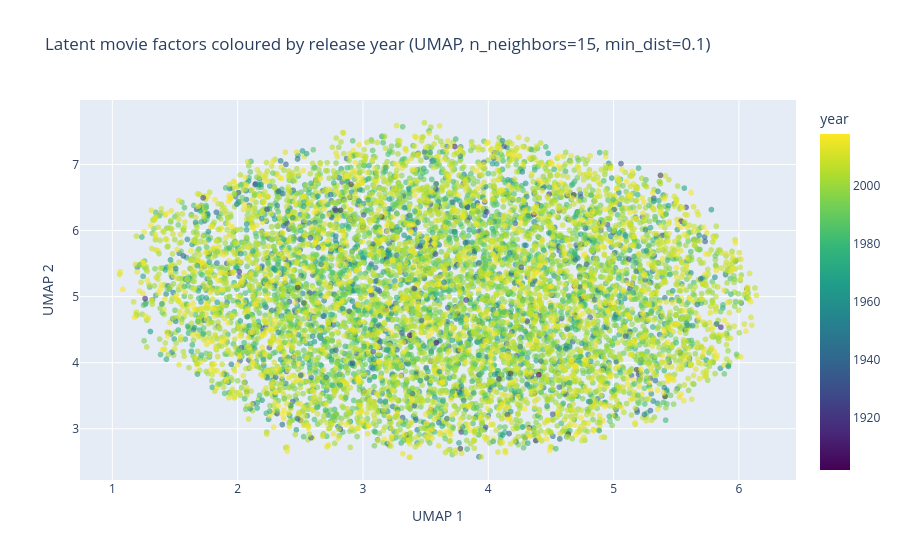
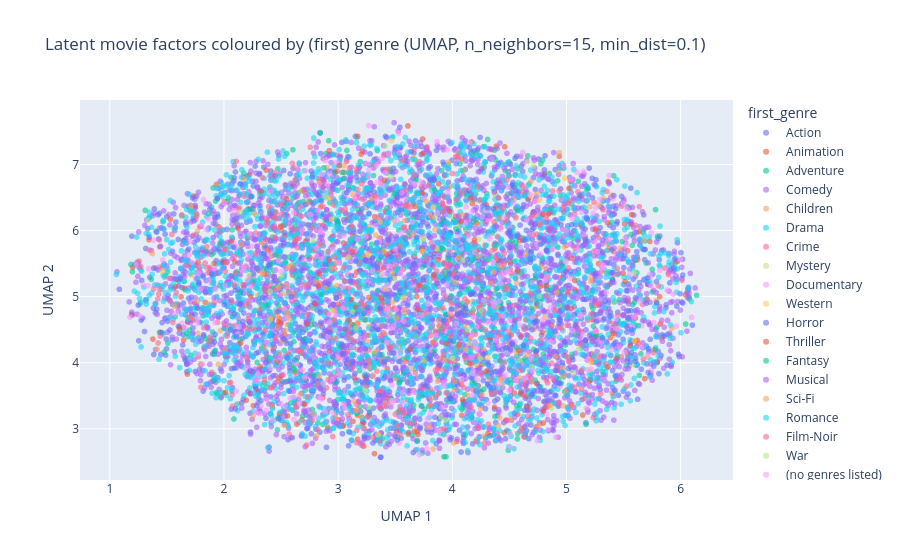
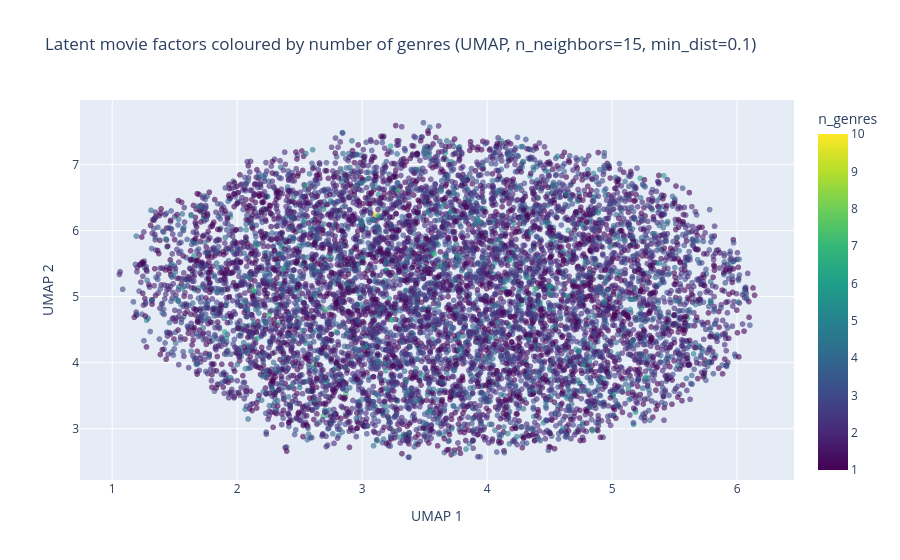
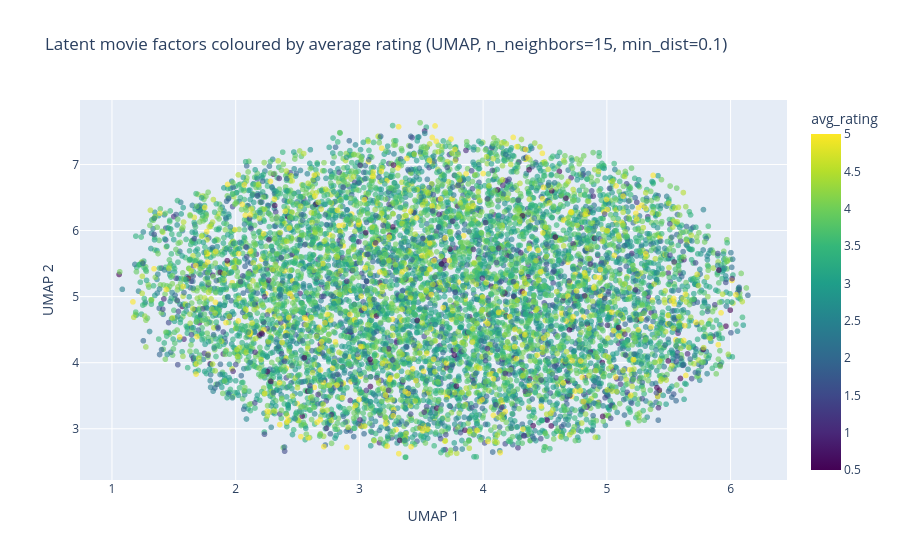

Write notebook code for charts like these, in order.
### Code cell
import plotly.express as px


def umap_plot(info, colour_column, title, continuous=True):
    """Interactive 2D UMAP scatter of the latent movie factors, coloured by one movie attribute."""
    fig = px.scatter(info, x="umap_1", y="umap_2",
                     color=colour_column,
                     hover_name="title",
                     hover_data=["year", "genres", "n_ratings", "avg_rating"],
                     opacity=0.6,
                     color_continuous_scale="Viridis" if continuous else None,
                     labels={"umap_1": "UMAP 1", "umap_2": "UMAP 2", colour_column: colour_column},
                     title=title + " (UMAP, n_neighbors=15, min_dist=0.1)")
    fig.show()


umap_plot(info, "year",          "Latent movie factors coloured by release year")
umap_plot(info, "first_genre",   "Latent movie factors coloured by (first) genre", continuous=False)
umap_plot(info, "n_genres",      "Latent movie factors coloured by number of genres")
umap_plot(info, "avg_rating",    "Latent movie factors coloured by average rating")
umap_plot(info, "log_n_ratings", "Latent movie factors coloured by number of ratings (log10)")

### Figure 1 — Plotly figure (JSON) as saved in the notebook; plotly's stock layout.template omitted (floating-point values rounded to 4 significant figures; data arrays with more than 128 entries replaced by an {"elided": "..."} marker saying what was removed)
{"data": [{"customdata": {"elided": "8558x4 mixed values"}, "hovertemplate": "<b>%{hovertext}</b><br><br>UMAP 1=%{x}<br>UMAP 2=%{y}<br>year=%{marker.color}<br>genres=%{customdata[1]}<br>n_ratings=%{customdata[2]}<br>avg_rating=%{customdata[3]}<extra></extra>", "hovertext": {"elided": "8558 str values"}, "legendgroup": "", "marker": {"color": {"elided": "8558 float values"}, "coloraxis": "coloraxis", "opacity": 0.6, "symbol": "circle"}, "mode": "markers", "name": "", "showlegend": false, "type": "scattergl", "x": {"elided": "8558 float values"}, "xaxis": "x", "y": {"elided": "8558 float values"}, "yaxis": "y"}], "layout": {"coloraxis": {"autocolorscale": false, "colorbar": {"title": {"text": "year"}}, "colorscale": [[0, "#440154"], [0.1111, "#482878"], [0.2222, "#3e4989"], [0.3333, "#31688e"], [0.4444, "#26828e"], [0.5556, "#1f9e89"], [0.6667, "#35b779"], [0.7778, "#6ece58"], [0.8889, "#b5de2b"], [1, "#fde725"]]}, "legend": {"tracegroupgap": 0}, "title": {"text": "Latent movie factors coloured by release year (UMAP, n_neighbors=15, min_dist=0.1)"}, "xaxis": {"anchor": "y", "domain": [0, 1], "title": {"text": "UMAP 1"}}, "yaxis": {"anchor": "x", "domain": [0, 1], "title": {"text": "UMAP 2"}}}}

### Figure 2 — Plotly figure (JSON) as saved in the notebook; plotly's stock layout.template omitted (floating-point values rounded to 4 significant figures; data arrays with more than 128 entries replaced by an {"elided": "..."} marker saying what was removed)
{"data": [{"customdata": {"elided": "1603x4 mixed values"}, "hovertemplate": "<b>%{hovertext}</b><br><br>first_genre=Action<br>UMAP 1=%{x}<br>UMAP 2=%{y}<br>year=%{customdata[0]}<br>genres=%{customdata[1]}<br>n_ratings=%{customdata[2]}<br>avg_rating=%{customdata[3]}<extra></extra>", "hovertext": {"elided": "1603 str values"}, "legendgroup": "Action", "marker": {"color": "#636efa", "opacity": 0.6, "symbol": "circle"}, "mode": "markers", "name": "Action", "showlegend": true, "type": "scattergl", "x": {"elided": "1603 float values"}, "xaxis": "x", "y": {"elided": "1603 float values"}, "yaxis": "y"}, {"customdata": {"elided": "262x4 mixed values"}, "hovertemplate": "<b>%{hovertext}</b><br><br>first_genre=Animation<br>UMAP 1=%{x}<br>UMAP 2=%{y}<br>year=%{customdata[0]}<br>genres=%{customdata[1]}<br>n_ratings=%{customdata[2]}<br>avg_rating=%{customdata[3]}<extra></extra>", "hovertext": {"elided": "262 str values"}, "legendgroup": "Animation", "marker": {"color": "#EF553B", "opacity": 0.6, "symbol": "circle"}, "mode": "markers", "name": "Animation", "showlegend": true, "type": "scattergl", "x": {"elided": "262 float values"}, "xaxis": "x", "y": {"elided": "262 float values"}, "yaxis": "y"}, {"customdata": {"elided": "594x4 mixed values"}, "hovertemplate": "<b>%{hovertext}</b><br><br>first_genre=Adventure<br>UMAP 1=%{x}<br>UMAP 2=%{y}<br>year=%{customdata[0]}<br>genres=%{customdata[1]}<br>n_ratings=%{customdata[2]}<br>avg_rating=%{customdata[3]}<extra></extra>", "hovertext": {"elided": "594 str values"}, "legendgroup": "Adventure", "marker": {"color": "#00cc96", "opacity": 0.6, "symbol": "circle"}, "mode": "markers", "name": "Adventure", "showlegend": true, "type": "scattergl", "x": {"elided": "594 float values"}, "xaxis": "x", "y": {"elided": "594 float values"}, "yaxis": "y"}, {"customdata": {"elided": "2502x4 mixed values"}, "hovertemplate": "<b>%{hovertext}</b><br><br>first_genre=Comedy<br>UMAP 1=%{x}<br>UMAP 2=%{y}<br>year=%{customdata[0]}<br>genres=%{customdata[1]}<br>n_ratings=%{customdata[2]}<br>avg_rating=%{customdata[3]}<extra></extra>", "hovertext": {"elided": "2502 str values"}, "legendgroup": "Comedy", "marker": {"color": "#ab63fa", "opacity": 0.6, "symbol": "circle"}, "mode": "markers", "name": "Comedy", "showlegend": true, "type": "scattergl", "x": {"elided": "2502 float values"}, "xaxis": "x", "y": {"elided": "2502 float values"}, "yaxis": "y"}, {"customdata": {"elided": "178x4 mixed values"}, "hovertemplate": "<b>%{hovertext}</b><br><br>first_genre=Children<br>UMAP 1=%{x}<br>UMAP 2=%{y}<br>year=%{customdata[0]}<br>genres=%{customdata[1]}<br>n_ratings=%{customdata[2]}<br>avg_rating=%{customdata[3]}<extra></extra>", "hovertext": {"elided": "178 str values"}, "legendgroup": "Children", "marker": {"color": "#FFA15A", "opacity": 0.6, "symbol": "circle"}, "mode": "markers", "name": "Children", "showlegend": true, "type": "scattergl", "x": {"elided": "178 float values"}, "xaxis": "x", "y": {"elided": "178 float values"}, "yaxis": "y"}, {"customdata": {"elided": "1937x4 mixed values"}, "hovertemplate": "<b>%{hovertext}</b><br><br>first_genre=Drama<br>UMAP 1=%{x}<br>UMAP 2=%{y}<br>year=%{customdata[0]}<br>genres=%{customdata[1]}<br>n_ratings=%{customdata[2]}<br>avg_rating=%{customdata[3]}<extra></extra>", "hovertext": {"elided": "1937 str values"}, "legendgroup": "Drama", "marker": {"color": "#19d3f3", "opacity": 0.6, "symbol": "circle"}, "mode": "markers", "name": "Drama", "showlegend": true, "type": "scattergl", "x": {"elided": "1937 float values"}, "xaxis": "x", "y": {"elided": "1937 float values"}, "yaxis": "y"}, {"customdata": {"elided": "482x4 mixed values"}, "hovertemplate": "<b>%{hovertext}</b><br><br>first_genre=Crime<br>UMAP 1=%{x}<br>UMAP 2=%{y}<br>year=%{customdata[0]}<br>genres=%{customdata[1]}<br>n_ratings=%{customdata[2]}<br>avg_rating=%{customdata[3]}<extra></extra>", "hovertext": {"elided": "482 str values"}, "legendgroup": "Crime", "marker": {"color": "#FF6692", "opacity": 0.6, "symbol": "circle"}, "mode": "markers", "name": "Crime", "showlegend": true, "type": "scattergl", "x": {"elided": "482 float values"}, "xaxis": "x", "y": {"elided": "482 float values"}, "yaxis": "y"}, {"customdata": {"elided": "43x4 mixed values"}, "hovertemplate": "<b>%{hovertext}</b><br><br>first_genre=Mystery<br>UMAP 1=%{x}<br>UMAP 2=%{y}<br>year=%{customdata[0]}<br>genres=%{customdata[1]}<br>n_ratings=%{customdata[2]}<br>avg_rating=%{customdata[3]}<extra></extra>", "hovertext": ["Just Cause (1995)", "Twelve Monkeys (a.k.a. 12 Monkeys) (1995)", "Seven (a.k.a. Se7en) (1995)", "Absolute Power (1997)", "Rear Window (1954)", "Spellbound (1945)", "Underneath (1995)", "Dead Again (1991)", "Mortal Thoughts (1991)", "Jennifer 8 (1992)", "Pacific Heights (1990)", "Stepford Wives, The (1975)", "Saboteur (1942)", "Eyes of Laura Mars (1978)", "Memento (2000)", "Vanilla Sky (2001)", "Masquerade (1988)", "Vanishing, The (1993)", "True Crime (1996)", "Dressed to Kill (1980)", "Andromeda Strain, The (1971)", "Shattered (1991)", "Seconds (1966)", "Secret Window (2004)", "Maltese Falcon, The (a.k.a. Dangerous Female) (1931)", "Truth About Charlie, The (2002)", "Blow Out (1981)", "Old Boy (2003)", "Sherlock Holmes: The Woman in Green (1945)", "Stage Fright (1950)", "Body Double (1984)", "Fear X (2003)", "Bunny Lake Is Missing (1965)", "District 9 (2009)", "Buried (2010)", "Super 8 (2011)", "Raven, The (2012)", "Exam (2009)", "Enemy (2013)", "The Boy Next Door (2015)", "Narcopolis (2014)", "Inferno (2016)", "Death Note Rewrite: Genshisuru Kami (2007)"], "legendgroup": "Mystery", "marker": {"color": "#B6E880", "opacity": 0.6, "symbol": "circle"}, "mode": "markers", "name": "Mystery", "showlegend": true, "type": "scattergl", "x": [4.134, 2.938, 4.691, 3.464, 3.23, 4.991, 4.294, 4.098, 3.866, 4.002, 4.763, 5.579, 3.848, 4.251, 2.142, 2.22, 5.592, 2.406, 4.869, 4.245, 3.99, 3.384, 3.155, 5.201, 4.148, 5.108, 5.056, 3.267, 3.49, 2.506, 3.461, 4.23, 3.9, 3.449, 3.943, 3.129, 3.412, 4.588, 4.712, 3.235, 4.762, 4.697, 4.658], "xaxis": "x", "y": [4.5, 4.798, 6.524, 3.424, 6.328, 5.533, 6.316, 5.554, 5.724, 4.07, 4.893, 3.972, 6.197, 4.787, 6.28, 5.33, 5.355, 4.646, 3.311, 4.07, 4.972, 5.322, 4.524, 3.886, 4.292, 4.209, 3.849, 3.326, 5.274, 5.318, 6.811, 5.866, 3.171, 4.731, 3.132, 4.77, 7.278, 4.035, 6.981, 3.581, 5.004, 3.94, 7.036], "yaxis": "y"}, {"customdata": {"elided": "337x4 mixed values"}, "hovertemplate": "<b>%{hovertext}</b><br><br>first_genre=Documentary<br>UMAP 1=%{x}<br>UMAP 2=%{y}<br>year=%{customdata[0]}<br>genres=%{customdata[1]}<br>n_ratings=%{customdata[2]}<br>avg_rating=%{customdata[3]}<extra></extra>", "hovertext": {"elided": "337 str values"}, "legendgroup": "Documentary", "marker": {"color": "#FF97FF", "opacity": 0.6, "symbol": "circle"}, "mode": "markers", "name": "Documentary", "showlegend": true, "type": "scattergl", "x": {"elided": "337 float values"}, "xaxis": "x", "y": {"elided": "337 float values"}, "yaxis": "y"}, {"customdata": [[1994, "Western", 6, 2.5], [1994, "Western", 19, 3.053], [1995, "Western", 3, 3.333], [1966, "Western", 1, 3], [1972, "Western", 3, 4], [1973, "Western", 10, 4.1], [1970, "Western", 20, 4.025], [1985, "Western", 7, 3.786], [1959, "Western", 3, 3.667], [1961, "Western", 1, 3], [1969, "Western", 1, 3], [1967, "Western", 1, 3], [1966, "Western", 1, 4], [1980, "Western", 1, 4], [2003, "Western", 8, 4], [1949, "Western", 1, 3], [1973, "Western", 2, 3.75], [2008, "Western", 1, 3], [2010, "Western", 20, 3.85], [1936, "Western", 1, 3.5], [1950, "Western", 1, 4], [2015, "Western", 14, 3.821], [2014, "Western", 1, 2.5]], "hovertemplate": "<b>%{hovertext}</b><br><br>first_genre=Western<br>UMAP 1=%{x}<br>UMAP 2=%{y}<br>year=%{customdata[0]}<br>genres=%{customdata[1]}<br>n_ratings=%{customdata[2]}<br>avg_rating=%{customdata[3]}<extra></extra>", "hovertext": ["Bad Girls (1994)", "Wyatt Earp (1994)", "Wild Bill (1995)", "Alvarez Kelly (1966)", "Jeremiah Johnson (1972)", "High Plains Drifter (1973)", "Little Big Man (1970)", "Pale Rider (1985)", "Rio Bravo (1959)", "One-Eyed Jacks (1961)", "Mackenna's Gold (1969)", "Hombre (1967)", "Nevada Smith (1966)", "Tom Horn (1980)", "Open Range (2003)", "She Wore a Yellow Ribbon (1949)", "Pat Garrett and Billy the Kid (1973)", "Appaloosa (2008)", "True Grit (2010)", "Winds of the Wasteland (1936)", "Winchester '73 (1950)", "The Hateful Eight (2015)", "The Dark Valley (2014)"], "legendgroup": "Western", "marker": {"color": "#FECB52", "opacity": 0.6, "symbol": "circle"}, "mode": "markers", "name": "Western", "showlegend": true, "type": "scattergl", "x": [3.09, 3.368, 4.766, 4.985, 3.598, 4.311, 3.415, 2.499, 3.571, 4.367, 3.744, 4.935, 5.213, 2.962, 2.942, 3.269, 5.596, 3.468, 3.571, 3.833, 3.35, 2.268, 1.461], "xaxis": "x", "y": [5.597, 6.131, 6.462, 6.795, 5.901, 4.076, 5.11, 5.176, 4.981, 6.556, 5.877, 4.869, 3.998, 4.784, 6.173, 5.626, 4.332, 7.357, 4.016, 6.354, 2.91, 6.257, 5.388], "yaxis": "y"}, {"customdata": {"elided": "348x4 mixed values"}, "hovertemplate": "<b>%{hovertext}</b><br><br>first_genre=Horror<br>UMAP 1=%{x}<br>UMAP 2=%{y}<br>year=%{customdata[0]}<br>genres=%{customdata[1]}<br>n_ratings=%{customdata[2]}<br>avg_rating=%{customdata[3]}<extra></extra>", "hovertext": {"elided": "348 str values"}, "legendgroup": "Horror", "marker": {"color": "#636efa", "opacity": 0.6, "symbol": "circle"}, "mode": "markers", "name": "Horror", "showlegend": true, "type": "scattergl", "x": {"elided": "348 float values"}, "xaxis": "x", "y": {"elided": "348 float values"}, "yaxis": "y"}, {"customdata": {"elided": "80x4 mixed values"}, "hovertemplate": "<b>%{hovertext}</b><br><br>first_genre=Thriller<br>UMAP 1=%{x}<br>UMAP 2=%{y}<br>year=%{customdata[0]}<br>genres=%{customdata[1]}<br>n_ratings=%{customdata[2]}<br>avg_rating=%{customdata[3]}<extra></extra>", "hovertext": ["Fugitive, The (1993)", "Jade (1995)", "Blink (1994)", "Red Rock West (1992)", "Sliver (1993)", "Malice (1993)", "Hideaway (1995)", "Fear (1996)", "Sleepers (1996)", "Cape Fear (1991)", "Shadow Conspiracy (1997)", "Frenzy (1972)", "Perfect Murder, A (1998)", "Safe (1995)", "Odessa File, The (1974)", "Bone Collector, The (1999)", "Skulls, The (2000)", "Arlington Road (1999)", "Dead Calm (1989)", "Eye of the Beholder (1999)", "In Crowd, The (2000)", "Dead Zone, The (1983)", "Crush, The (1993)", "Stranger in the House (1997)", "Hush (1998)", "Ipcress File, The (1965)", "Seven Days in May (1964)", "Best Seller (1987)", "Sabotage (1936)", "Gift, The (2000)", "Coma (1978)", "I Saw What You Did (1965)", "15 Minutes (2001)", "Don't Say a Word (2001)", "Fourth Protocol, The (1987)", "Felicia's Journey (1999)", "Panic Room (2002)", "High Crimes (2002)", "Glass House, The (2001)", "Topaz (1969)", "Tightrope (1984)", "Torn Curtain (1966)", "Intact (Intacto) (2001)", "Spartan (2004)", "Eye, The (Gin gwai) (Jian gui) (2002)", "Manchurian Candidate, The (2004)", "Strangeland (1998)", "Secret Agent (1936)", "Stay (2005)", "I Confess (1953)", "Domestic Disturbance (2001)", "Twisted (2004)", "Bless the Child (2000)", "Cop (1988)", "Across the Hall (2009)", "Best Offer, The (Migliore offerta, La) (2013)", "Felony (2013)", "Bad Karma (2012)", "Spotlight (2015)", "The Loft (2014)", "Return to Sender (2015)", "10 Cloverfield Lane (2016)", "Standoff (2016)", "The Maid's Room (2014)", "Don't Breathe (2016)", "Swimfan (2002)", "Careful What You Wish For (2015)", "Elle (2016)", "Colonia (2016)", "Who Am I (Kein System Ist Sicher) (2014)", "Mojave (2015)", "American Fable (2017)", "Tiger Raid (2016)", "Miss Sloane (2016)", "Atomic Blonde (2017)", "The Girl on the Train (2016)", "Hush (2016)", "A Most Wanted Man (2014)", "Kill Me Three Times (2014)", "The Thinning (2016)"], "legendgroup": "Thriller", "marker": {"color": "#EF553B", "opacity": 0.6, "symbol": "circle"}, "mode": "markers", "name": "Thriller", "showlegend": true, "type": "scattergl", "x": [3.881, 2.731, 1.61, 2.638, 5.043, 2.065, 3.377, 3.947, 4.077, 4.843, 2.55, 2.556, 3.84, 4.194, 3.269, 4.09, 4.175, 3.423, 4.6, 4.798, 3.407, 3.674, 3.701, 3.155, 5.496, 4.59, 2.0, 2.477, 1.913, 4.581, 3.01, 3.976, 2.827, 1.647, 2.146, 4.825, 4.313, 5.072, 2.499, 3.098, 3.201, 5.044, 4.059, 2.99, 4.157, 3.631, 2.465, 2.326, 3.877, 5.254, 5.513, 5.363, 2.924, 2.835, 5.571, 5.639, 4.296, 2.096, 2.481, 5.021, 4.572, 3.128, 3.709, 5.686, 2.923, 3.172, 3.699, 4.771, 2.124, 5.012, 4.152, 4.792, 3.118, 5.409, 3.743, 2.707, 2.799, 4.797, 2.013, 2.234], "xaxis": "x", "y": [6.706, 4.585, 4.515, 3.072, 4.822, 5.841, 4.979, 4.292, 6.135, 6.253, 6.482, 3.196, 5.323, 5.86, 4.986, 3.441, 6.409, 5.639, 3.54, 3.268, 6.76, 6.366, 4.81, 4.838, 5.355, 5.847, 5.524, 4.618, 5.503, 4.185, 6.982, 6.292, 5.166, 4.341, 4.297, 5.163, 2.927, 5.244, 6.067, 4.643, 7.156, 5.58, 4.275, 6.898, 6.482, 4.204, 4.012, 6.595, 5.56, 6.011, 5.229, 3.935, 5.553, 5.343, 6.242, 5.986, 3.869, 5.528, 3.768, 6.638, 5.384, 5.678, 5.17, 3.759, 7.21, 7.426, 2.911, 5.158, 6.03, 5.074, 3.986, 6.248, 4.957, 4.445, 7.167, 3.369, 4.889, 3.087, 3.546, 4.999], "yaxis": "y"}, {"customdata": {"elided": "35x4 mixed values"}, "hovertemplate": "<b>%{hovertext}</b><br><br>first_genre=Fantasy<br>UMAP 1=%{x}<br>UMAP 2=%{y}<br>year=%{customdata[0]}<br>genres=%{customdata[1]}<br>n_ratings=%{customdata[2]}<br>avg_rating=%{customdata[3]}<extra></extra>", "hovertext": ["Prophecy, The (1995)", "Candyman: Farewell to the Flesh (1995)", "Dracula (Bram Stoker's Dracula) (1992)", "Brazil (1985)", "Tales from the Darkside: The Movie (1990)", "Sleepy Hollow (1999)", "Ninth Gate, The (1999)", "Evil Dead, The (1981)", "Last Wave, The (1977)", "Made in Heaven (1987)", "Queen of the Damned (2002)", "Videodrome (1983)", "Brigadoon (1954)", "Paperhouse (1988)", "Children of Dune (2003)", "Silent Hill (2006)", "Topo, El (1970)", "Night Listener, The (2006)", "Twilight Zone: The Movie (1983)", "Nightbreed (1990)", "Snow White (1916)", "Twilight Saga: Eclipse, The (2010)", "Andalusian Dog, An (Chien andalou, Un) (1929)", "Troll 2 (1990)", "7 Faces of Dr. Lao (1964)", "Red Riding Hood (2011)", "Insidious (2010)", "Troll Hunter, The (Trolljegeren) (2010)", "Solace (2015)", "Fantastic Beasts and Where to Find Them (2016)", "Nightmare on Elm Street, A (2010)", "Insidious: Chapter 3 (2015)", "The Dark Tower (2017)", "Beauty and the Beast (2017)", "Miss Peregrine's Home for Peculiar Children (2016)"], "legendgroup": "Fantasy", "marker": {"color": "#00cc96", "opacity": 0.6, "symbol": "circle"}, "mode": "markers", "name": "Fantasy", "showlegend": true, "type": "scattergl", "x": [3.753, 4.511, 2.377, 1.962, 1.864, 3.846, 5.179, 2.857, 4.032, 3.391, 4.836, 2.874, 2.274, 3.077, 3.911, 3.492, 3.536, 5.751, 3.965, 2.788, 4.568, 2.087, 2.234, 4.963, 5.63, 4.258, 1.185, 3.428, 5.566, 3.846, 5.779, 3.035, 5.104, 1.911, 3.906], "xaxis": "x", "y": [5.147, 3.68, 4.871, 5.798, 6.255, 6.616, 6.623, 5.026, 6.029, 5.706, 5.099, 6.948, 4.791, 7.213, 5.735, 6.566, 3.701, 5.412, 5.563, 3.809, 6.303, 3.148, 6.322, 5.469, 4.561, 5.11, 5.487, 6.343, 5.939, 4.189, 4.201, 6.879, 6.743, 3.723, 6.905], "yaxis": "y"}, {"customdata": [[1965, "Musical|Romance", 54, 3.861], [1951, "Musical|Romance", 8, 3.75], [1958, "Musical|Romance|War", 7, 3.857], [1975, "Musical", 2, 3.5], [1944, "Musical", 8, 4], [1958, "Musical", 4, 3], [1964, "Musical", 2, 3.75], [1995, "Musical", 2, 4], [1984, "Musical", 2, 1.25], [1957, "Musical", 1, 3.5], [1946, "Musical", 1, 3.5], [1949, "Musical", 1, 3], [1929, "Musical", 1, 3], [1955, "Musical|Romance|Western", 2, 4.5], [1948, "Musical|Romance", 3, 3.333], [2003, "Musical|Romance", 3, 0.8333], [1933, "Musical", 1, 3.5], [1962, "Musical", 1, 0.5], [1951, "Musical", 1, 4.5]], "hovertemplate": "<b>%{hovertext}</b><br><br>first_genre=Musical<br>UMAP 1=%{x}<br>UMAP 2=%{y}<br>year=%{customdata[0]}<br>genres=%{customdata[1]}<br>n_ratings=%{customdata[2]}<br>avg_rating=%{customdata[3]}<extra></extra>", "hovertext": ["Sound of Music, The (1965)", "American in Paris, An (1951)", "South Pacific (1958)", "Tommy (1975)", "Meet Me in St. Louis (1944)", "Gigi (1958)", "Unsinkable Molly Brown, The (1964)", "Fantasticks, The (1995)", "Breakin' 2: Electric Boogaloo (1984)", "Silk Stockings (1957)", "Jolson Story, The (1946)", "Inspector General, The (1949)", "Broadway Melody, The (1929)", "Oklahoma! (1955)", "Easter Parade (1948)", "From Justin to Kelly (2003)", "Gold Diggers of 1933 (1933)", "Gypsy (1962)", "Happy Go Lovely (1951)"], "legendgroup": "Musical", "marker": {"color": "#ab63fa", "opacity": 0.6, "symbol": "circle"}, "mode": "markers", "name": "Musical", "showlegend": true, "type": "scattergl", "x": [4.863, 4.367, 4.395, 2.156, 4.383, 3.831, 2.276, 2.604, 5.331, 2.571, 3.189, 2.979, 3.971, 4.873, 4.444, 1.706, 4.263, 4.318, 3.647], "xaxis": "x", "y": [5.576, 6.585, 6.712, 3.314, 6.063, 5.75, 3.731, 6.939, 6.209, 6.114, 4.192, 4.571, 6.433, 3.455, 6.658, 4.604, 5.444, 6.223, 5.216], "yaxis": "y"}, {"customdata": {"elided": "49x4 mixed values"}, "hovertemplate": "<b>%{hovertext}</b><br><br>first_genre=Sci-Fi<br>UMAP 1=%{x}<br>UMAP 2=%{y}<br>year=%{customdata[0]}<br>genres=%{customdata[1]}<br>n_ratings=%{customdata[2]}<br>avg_rating=%{customdata[3]}<extra></extra>", "hovertext": ["Island of Dr. Moreau, The (1996)", "Sphere (1998)", "2010: The Year We Make Contact (1984)", "Mission to Mars (2000)", "Meteor (1979)", "Runaway (1984)", "Earth vs. the Flying Saucers (1956)", "Battle Beyond the Stars (1980)", "Incredible Shrinking Man, The (1957)", "Time After Time (1979)", "When Worlds Collide (1951)", "Beginning of the End (1957)", "Retroactive (1997)", "Boy and His Dog, A (1975)", "This Island Earth (1955)", "Final Cut, The (2004)", "Robinson Crusoe on Mars (1964)", "It Came from Outer Space (1953)", "Stargate: Continuum (2008)", "Timecrimes (Cronocrímenes, Los) (2007)", "Android (1982)", "Limitless (2011)", "Contagion (2011)", "Skyline (2010)", "20 Million Miles to Earth (1957)", "Alien from L.A. (1988)", "Amazing Transparent Man, The (1960)", "Angry Red Planet, The (1959)", "Atomic Submarine, The (1959)", "Push (2009)", "Sharknado (2013)", "Dawn of the Planet of the Apes (2014)", "Interstellar (2014)", "Autómata (Automata) (2014)", "Signal, The (2014)", "Project Almanac (2015)", "Doctor Who: The Runaway Bride (2007)", "Babylon 5: The Legend of the Rangers: To Live and Die in Starlight (2002)", "Babylon 5: The Lost Tales - Voices in the Dark (2007)", "Arrival (2016)", "Doctor Who: A Christmas Carol (2010)", "ARQ (2016)", "Blade Runner 2049 (2017)", "Seven Sisters (2017)", "Babylon 5: The Gathering (1993)", "Babylon 5", "The Darkest Minds (2018)", "Paradox (2010)", "Cargo (2009)"], "legendgroup": "Sci-Fi", "marker": {"color": "#FFA15A", "opacity": 0.6, "symbol": "circle"}, "mode": "markers", "name": "Sci-Fi", "showlegend": true, "type": "scattergl", "x": [4.425, 2.782, 3.273, 3.476, 4.117, 2.835, 4.087, 4.26, 3.136, 3.871, 2.57, 4.225, 1.77, 3.771, 2.521, 2.41, 2.174, 1.95, 5.469, 3.811, 4.689, 3.17, 1.415, 1.568, 1.767, 2.942, 3.159, 5.218, 2.423, 3.816, 4.857, 2.529, 3.511, 4.058, 3.4, 4.364, 4.02, 1.372, 3.474, 3.204, 4.024, 2.255, 2.332, 3.327, 2.89, 2.48, 4.414, 2.549, 3.748], "xaxis": "x", "y": [3.739, 3.224, 3.928, 4.916, 4.201, 3.797, 6.24, 3.517, 3.421, 3.718, 4.669, 5.609, 4.447, 6.446, 5.046, 4.681, 6.782, 3.975, 5.73, 6.214, 6.743, 4.608, 4.204, 4.852, 5.985, 5.432, 3.275, 4.045, 3.351, 3.463, 3.358, 3.048, 4.676, 5.597, 5.692, 5.377, 3.71, 5.652, 5.368, 3.184, 5.212, 3.195, 5.353, 4.167, 5.131, 5.137, 5.471, 4.761, 4.028], "yaxis": "y"}, {"customdata": [[1996, "Romance", 1, 4], [1997, "Romance|Thriller", 5, 3.4], [1999, "Romance", 2, 4], [1998, "Romance", 14, 2.964], [1958, "Romance|Western", 2, 3.25], [1984, "Romance", 2, 2], [2000, "Romance|Western", 3, 2.833], [1995, "Romance", 1, 3], [1998, "Romance", 1, 4], [2001, "Romance|Thriller", 6, 3.25], [1987, "Romance|Sci-Fi", 2, 2.25], [2000, "Romance", 2, 1.75], [1997, "Romance", 1, 1], [2000, "Romance|Sci-Fi", 3, 4], [2001, "Romance|Thriller", 4, 1.625], [1996, "Romance|War", 1, 2.5], [2002, "Romance|Thriller", 1, 4], [2002, "Romance", 1, 5], [1950, "Romance|Western", 1, 3.5], [2002, "Romance|Thriller", 1, 4.5], [1932, "Romance|War", 1, 3], [2004, "Romance", 3, 3.333], [2002, "Romance", 1, 1.5], [2006, "Romance", 6, 2.917], [2004, "Romance", 1, 5], [2011, "Romance|Sci-Fi|Thriller", 16, 3.312], [2015, "Romance", 1, 1.5], [2016, "Romance", 1, 2]], "hovertemplate": "<b>%{hovertext}</b><br><br>first_genre=Romance<br>UMAP 1=%{x}<br>UMAP 2=%{y}<br>year=%{customdata[0]}<br>genres=%{customdata[1]}<br>n_ratings=%{customdata[2]}<br>avg_rating=%{customdata[3]}<extra></extra>", "hovertext": ["Hustler White (1996)", "Life Less Ordinary, A (1997)", "Message in a Bottle (1999)", "Meet Joe Black (1998)", "Big Country, The (1958)", "Against All Odds (1984)", "Claim, The (2000)", "Jack and Sarah (1995)", "Autumn Tale, An (Conte d'automne) (1998)", "Enigma (2001)", "Cherry 2000 (1987)", "House of Mirth, The (2000)", "Fall (1997)", "Happy Accidents (2000)", "Angel Eyes (2001)", "In Love and War (1996)", "And Now... Ladies and Gentlemen... (2002)", "Open Hearts (Elsker dig for evigt) (2002)", "Rio Grande (1950)", "He Loves Me... He Loves Me Not (À la folie... pas du tout) (2002)", "Farewell to Arms, A (1932)", "Dirty Dancing: Havana Nights (2004)", "Brown Sugar (2002)", "Paris, I Love You (Paris, je t'aime) (2006)", "Raise Your Voice (2004)", "Adjustment Bureau, The (2011)", "'Tis the Season for Love (2015)", "Anything for Love (2016)"], "legendgroup": "Romance", "marker": {"color": "#19d3f3", "opacity": 0.6, "symbol": "circle"}, "mode": "markers", "name": "Romance", "showlegend": true, "type": "scattergl", "x": [4.366, 2.998, 3.927, 4.923, 5.179, 3.583, 3.318, 3.523, 3.932, 4.372, 2.775, 6.003, 3.302, 2.364, 4.656, 2.596, 3.325, 2.263, 3.506, 3.519, 3.185, 3.643, 5.961, 3.779, 3.589, 2.406, 2.6, 5.559], "xaxis": "x", "y": [2.915, 5.109, 2.918, 4.878, 5.513, 5.058, 4.972, 5.432, 4.384, 4.697, 3.599, 4.453, 4.327, 4.397, 4.02, 5.165, 4.692, 4.775, 7.11, 6.649, 4.797, 3.679, 5.215, 5.179, 7.409, 4.408, 3.652, 3.424], "yaxis": "y"}, {"customdata": [[1941, "Film-Noir|Mystery", 35, 4.2], [1946, "Film-Noir|Romance|Thriller", 15, 4.3], [1949, "Film-Noir|Mystery|Thriller", 20, 4.35], [1987, "Film-Noir|Horror|Mystery|Thriller", 5, 3.6], [1941, "Film-Noir|Mystery|Thriller", 4, 4], [1947, "Film-Noir", 2, 4], [1946, "Film-Noir|Thriller", 1, 3.5], [1955, "Film-Noir", 1, 3], [1988, "Film-Noir|Mystery|Thriller", 1, 3.5], [1953, "Film-Noir", 1, 4], [2005, "Film-Noir|Thriller", 1, 4.5]], "hovertemplate": "<b>%{hovertext}</b><br><br>first_genre=Film-Noir<br>UMAP 1=%{x}<br>UMAP 2=%{y}<br>year=%{customdata[0]}<br>genres=%{customdata[1]}<br>n_ratings=%{customdata[2]}<br>avg_rating=%{customdata[3]}<extra></extra>", "hovertext": ["Maltese Falcon, The (1941)", "Notorious (1946)", "Third Man, The (1949)", "Angel Heart (1987)", "Suspicion (1941)", "Out of the Past (1947)", "Undercurrent (1946)", "Kiss Me Deadly (1955)", "D.O.A. (1988)", "Pickup on South Street (1953)", "13 Tzameti (2005)"], "legendgroup": "Film-Noir", "marker": {"color": "#FF6692", "opacity": 0.6, "symbol": "circle"}, "mode": "markers", "name": "Film-Noir", "showlegend": true, "type": "scattergl", "x": [2.958, 4.174, 2.313, 3.591, 3.138, 5.02, 3.322, 1.759, 2.399, 2.024, 5.131], "xaxis": "x", "y": [6.393, 4.753, 4.805, 4.022, 4.325, 4.016, 6.527, 6.258, 5.175, 5.514, 3.882], "yaxis": "y"}, {"customdata": [[1958, "War", 4, 3.25], [1959, "War", 2, 3.5], [1945, "War", 1, 3], [2007, "War", 1, 4]], "hovertemplate": "<b>%{hovertext}</b><br><br>first_genre=War<br>UMAP 1=%{x}<br>UMAP 2=%{y}<br>year=%{customdata[0]}<br>genres=%{customdata[1]}<br>n_ratings=%{customdata[2]}<br>avg_rating=%{customdata[3]}<extra></extra>", "hovertext": ["Run Silent Run Deep (1958)", "Pork Chop Hill (1959)", "Objective, Burma! (1945)", "Battle for Haditha (2007)"], "legendgroup": "War", "marker": {"color": "#B6E880", "opacity": 0.6, "symbol": "circle"}, "mode": "markers", "name": "War", "showlegend": true, "type": "scattergl", "x": [2.405, 2.78, 2.896, 1.334], "xaxis": "x", "y": [5.081, 5.854, 6.504, 6.157], "yaxis": "y"}, {"customdata": [[2015, "(no genres listed)", 1, 0.5], [2017, "(no genres listed)", 6, 3.583], [null, "(no genres listed)", 1, 2], [2015, "(no genres listed)", 2, 4], [1996, "(no genres listed)", 1, 4], [null, "(no genres listed)", 1, 4], [2013, "(no genres listed)", 1, 2.5], [null, "(no genres listed)", 1, 5], [null, "(no genres listed)", 1, 3.5], [null, "(no genres listed)", 1, 1], [2016, "(no genres listed)", 1, 4.5], [1968, "(no genres listed)", 1, 3], [1957, "(no genres listed)", 1, 3], [2013, "(no genres listed)", 1, 4.5], [1992, "(no genres listed)", 1, 5], [null, "(no genres listed)", 1, 5], [1980, "(no genres listed)", 1, 4.5], [null, "(no genres listed)", 1, 5], [null, "(no genres listed)", 1, 5], [2017, "(no genres listed)", 1, 2.5], [2016, "(no genres listed)", 1, 4], [2016, "(no genres listed)", 1, 4.5], [2017, "(no genres listed)", 1, 4.5]], "hovertemplate": "<b>%{hovertext}</b><br><br>first_genre=(no genres listed)<br>UMAP 1=%{x}<br>UMAP 2=%{y}<br>year=%{customdata[0]}<br>genres=%{customdata[1]}<br>n_ratings=%{customdata[2]}<br>avg_rating=%{customdata[3]}<extra></extra>", "hovertext": ["Superfast! (2015)", "Pirates of the Caribbean: Dead Men Tell No Tales (2017)", "Hyena Road", "The Brand New Testament (2015)", "T2 3-D: Battle Across Time (1996)", "The OA", "Trevor Noah: African American (2013)", "Cosmos", "Generation Iron 2", "Maria Bamford: Old Baby", "Ali Wong: Baby Cobra (2016)", "Noin 7 veljestä (1968)", "La cravate (1957)", "Whiplash (2013)", "The Godfather Trilogy: 1972-1990 (1992)", "Black Mirror", "The Adventures of Sherlock Holmes and Doctor Watson: The Hunt for the Tiger (1980)", "The Adventures of Sherlock Holmes and Doctor Watson", "Death Note: Desu nôto (2006–2007)", "The Putin Interviews (2017)", "A Midsummer Night's Dream (2016)", "Lemonade (2016)", "Too Funny to Fail: The Life and Death of The Dana Carvey Show (2017)"], "legendgroup": "(no genres listed)", "marker": {"color": "#FF97FF", "opacity": 0.6, "symbol": "circle"}, "mode": "markers", "name": "(no genres listed)", "showlegend": true, "type": "scattergl", "x": [2.284, 4.384, 3.777, 5.819, 4.691, 2.905, 3.782, 5.374, 4.682, 4.178, 2.275, 1.656, 2.705, 2.848, 2.375, 2.822, 5.936, 4.084, 5.185, 3.529, 4.772, 1.177, 2.612], "xaxis": "x", "y": [3.717, 4.337, 2.699, 5.4, 4.076, 6.7, 3.149, 6.835, 6.542, 3.836, 3.252, 4.529, 3.775, 5.978, 4.306, 6.307, 5.037, 3.756, 3.894, 7.471, 5.645, 4.688, 6.27], "yaxis": "y"}], "layout": {"legend": {"title": {"text": "first_genre"}, "tracegroupgap": 0}, "title": {"text": "Latent movie factors coloured by (first) genre (UMAP, n_neighbors=15, min_dist=0.1)"}, "xaxis": {"anchor": "y", "domain": [0, 1], "title": {"text": "UMAP 1"}}, "yaxis": {"anchor": "x", "domain": [0, 1], "title": {"text": "UMAP 2"}}}}

### Figure 3 — Plotly figure (JSON) as saved in the notebook; plotly's stock layout.template omitted (floating-point values rounded to 4 significant figures; data arrays with more than 128 entries replaced by an {"elided": "..."} marker saying what was removed)
{"data": [{"customdata": {"elided": "8558x4 mixed values"}, "hovertemplate": "<b>%{hovertext}</b><br><br>UMAP 1=%{x}<br>UMAP 2=%{y}<br>year=%{customdata[0]}<br>genres=%{customdata[1]}<br>n_ratings=%{customdata[2]}<br>avg_rating=%{customdata[3]}<br>n_genres=%{marker.color}<extra></extra>", "hovertext": {"elided": "8558 str values"}, "legendgroup": "", "marker": {"color": {"elided": "8558 int values"}, "coloraxis": "coloraxis", "opacity": 0.6, "symbol": "circle"}, "mode": "markers", "name": "", "showlegend": false, "type": "scattergl", "x": {"elided": "8558 float values"}, "xaxis": "x", "y": {"elided": "8558 float values"}, "yaxis": "y"}], "layout": {"coloraxis": {"autocolorscale": false, "colorbar": {"title": {"text": "n_genres"}}, "colorscale": [[0, "#440154"], [0.1111, "#482878"], [0.2222, "#3e4989"], [0.3333, "#31688e"], [0.4444, "#26828e"], [0.5556, "#1f9e89"], [0.6667, "#35b779"], [0.7778, "#6ece58"], [0.8889, "#b5de2b"], [1, "#fde725"]]}, "legend": {"tracegroupgap": 0}, "title": {"text": "Latent movie factors coloured by number of genres (UMAP, n_neighbors=15, min_dist=0.1)"}, "xaxis": {"anchor": "y", "domain": [0, 1], "title": {"text": "UMAP 1"}}, "yaxis": {"anchor": "x", "domain": [0, 1], "title": {"text": "UMAP 2"}}}}

### Figure 4 — Plotly figure (JSON) as saved in the notebook; plotly's stock layout.template omitted (floating-point values rounded to 4 significant figures; data arrays with more than 128 entries replaced by an {"elided": "..."} marker saying what was removed)
{"data": [{"customdata": {"elided": "8558x4 mixed values"}, "hovertemplate": "<b>%{hovertext}</b><br><br>UMAP 1=%{x}<br>UMAP 2=%{y}<br>year=%{customdata[0]}<br>genres=%{customdata[1]}<br>n_ratings=%{customdata[2]}<br>avg_rating=%{marker.color}<extra></extra>", "hovertext": {"elided": "8558 str values"}, "legendgroup": "", "marker": {"color": {"elided": "8558 float values"}, "coloraxis": "coloraxis", "opacity": 0.6, "symbol": "circle"}, "mode": "markers", "name": "", "showlegend": false, "type": "scattergl", "x": {"elided": "8558 float values"}, "xaxis": "x", "y": {"elided": "8558 float values"}, "yaxis": "y"}], "layout": {"coloraxis": {"autocolorscale": false, "colorbar": {"title": {"text": "avg_rating"}}, "colorscale": [[0, "#440154"], [0.1111, "#482878"], [0.2222, "#3e4989"], [0.3333, "#31688e"], [0.4444, "#26828e"], [0.5556, "#1f9e89"], [0.6667, "#35b779"], [0.7778, "#6ece58"], [0.8889, "#b5de2b"], [1, "#fde725"]]}, "legend": {"tracegroupgap": 0}, "title": {"text": "Latent movie factors coloured by average rating (UMAP, n_neighbors=15, min_dist=0.1)"}, "xaxis": {"anchor": "y", "domain": [0, 1], "title": {"text": "UMAP 1"}}, "yaxis": {"anchor": "x", "domain": [0, 1], "title": {"text": "UMAP 2"}}}}
